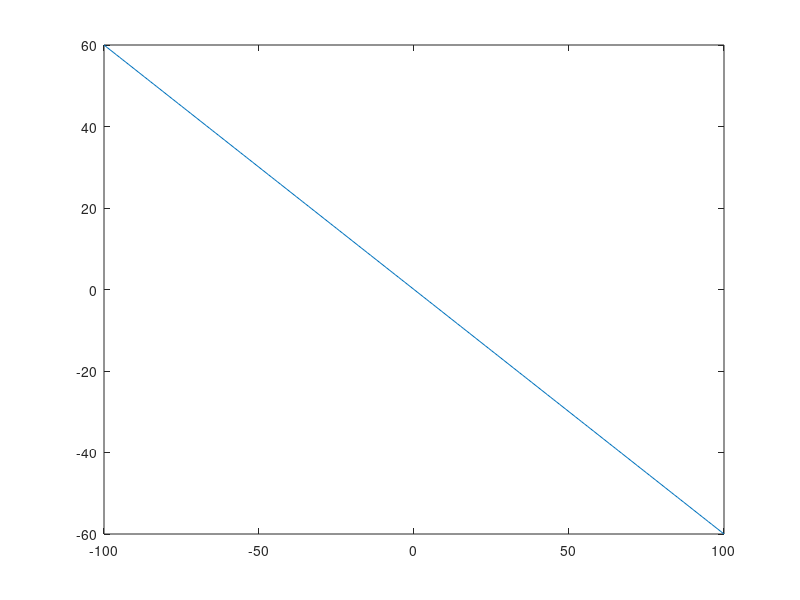

Write MATLAB code to recreate this figure. (Note: this script raises an error after producing the figure.)
x = -100:100;
y = -(3/5)*x;
plot(x,y);

ax = gca;
ax.XAxisLocation = "origin";
ax.YAxisLocation = "origin";

xlim([-20,20]);
ylim([-20,20]);